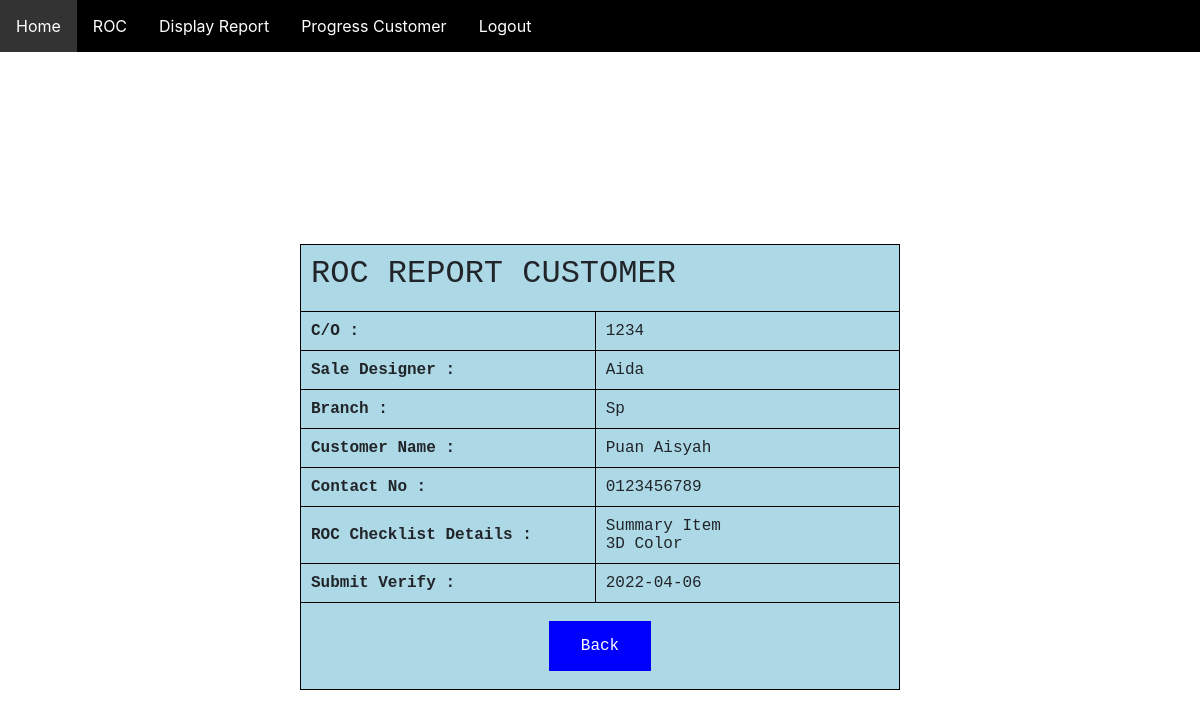
/ifkitchen/displayroc.php?id=47, run on the app's committed database.
### tables this page shows
CREATE TABLE `roc` (
  `id` int(10) NOT NULL,
  `empno` text NOT NULL,
  `sd` text NOT NULL,
  `branch` text NOT NULL,
  `name` text NOT NULL,
  `notel` text NOT NULL,
  `sverify` date DEFAULT NULL,
  `check` varchar(200) NOT NULL,
  `summary` varchar(50) NOT NULL,
  `bw` varchar(50) NOT NULL,
  `color` varchar(50) NOT NULL,
  `technical` varchar(50) NOT NULL,
  `worktop` varchar(50) NOT NULL,
  `bq` varchar(50) NOT NULL,
  `a3` varchar(50) NOT NULL,
  `quotation` varchar(50) NOT NULL,
  `checklist` varchar(50) NOT NULL,
  `keyin` varchar(50) NOT NULL,
  `snapshot` varchar(50) NOT NULL
);

### ifkitchen/displayroc.php (the view, shortened to what this page needs)
<?php
include('connection.php');
include('navbarroc.php');
?>
<html>
    <head>
</head>
<body>
    <center>
<form method="POST" action="resultroc.php">
    <?php
if (isset($_GET['id'])) {
$id = $_GET['id'];
$query = mysqli_query($conn,"select * from roc where id=$id");
while ($row = mysqli_fetch_array($query)) {
?>
<table id = "t01">
    <tr>
        <th colspan="2"><h2>ROC REPORT CUSTOMER</h2></th>
    </tr>
    <tr>
        <th><b>C/O :</b></th>
        <td><?php echo $row['empno'];?></td>
    </tr>
    <tr>
        <th><b>Sale Designer :</b></th>
        <td><?php echo $row['sd'];?></td>
    </tr>
    <tr>
        <th><b>Branch :</b></th>
        <td><?php echo $row['branch'];?></td>
    </tr>
    <tr>
        <th><b>Customer Name :<b></th>
        <td><?php echo $row['name'];?></td>
    </tr>
    <tr>
        <th><b>Contact No :</b></th>
        <td><?php echo $row['notel'];?></td>
    </tr>
    <tr>
        <th><b>ROC Checklist Details :</b></th>
        <td>
            <?php if ($row['summary'] != "") {
                 echo $row['summary'], '<br>';}?>
            <?php if ($row['color'] != "") {
                echo $row['color'], '<br>';}?>
        </td>
    <tr>
        <th><b>Submit Verify :</b></th>
        <td><?php echo $row['sverify'];?></td>
    </tr>
 <td colspan="2" align="center">
 <input type="button" value="Back" onclick="window.location.href='resultroc.php'"/>
 </td>
 </tr>
</table>
<?php
}} ?>
</form>
</center>
</body>
</html>

### ifkitchen/navbarroc.php (style rules this page uses)
html { font-family: Arial; display: inline-block; margin: 0px auto; text-align: left; }

### ifkitchen/displayroc.php (style rules this page uses)
table, th, td { border: 1px solid black; border-collapse: collapse; padding:5px; text-align: left, center; width: 10%; }
th { padding: 10px; text-align: left, center; font-family: "Lucida Console", "Courier New", monospace; }
td { padding: 10px; text-align: left, center; font-family: "Lucida Console", "Courier New", monospace; }
#t01 { width: 50%; background-color: lightblue; }
input[type=button] { background-color: blue; border: none; color: white; padding: 16px 32px; text-decoration: none; display: inline-block; cursor: pointer; margin: 8px 2px; -webkit-transition-duration: 0.4s; transition-duration: 0.4s; font-family: "Lucida Console", "Courier New", monospace; }

### data on the page
roc: empno "1234", sd "Aida", branch "Sp", name "Puan Aisyah", notel "0123456789", summary "Summary Item", color "3D Color", sverify "2022-04-06"
